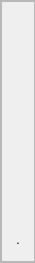
        <widget class="QFrame" name="center_left_frame">
         <property name="minimumSize">
          <size>
           <width>35</width>
           <height>0</height>
          </size>
         </property>
         <property name="maximumSize">
          <size>
           <width>20</width>
           <height>16777215</height>
          </size>
         </property>
         <property name="frameShape">
          <enum>QFrame::StyledPanel</enum>
         </property>
         <property name="frameShadow">
          <enum>QFrame::Raised</enum>
         </property>
         <layout class="QHBoxLayout" name="horizontalLayout_8">
          <property name="spacing">
           <number>0</number>
          </property>
          <property name="leftMargin">
           <number>0</number>
          </property>
          <property name="topMargin">
           <number>0</number>
          </property>
          <property name="rightMargin">
           <number>0</number>
          </property>
          <property name="bottomMargin">
           <number>0</number>
          </property>
          <item alignment="Qt::AlignLeft|Qt::AlignTop">
           <widget class="QFrame" name="menu_frame">
            <property name="minimumSize">
             <size>
              <width>100</width>
              <height>0</height>
             </size>
            </property>
            <property name="font">
             <font>
              <family>SansSerif</family>
              <pointsize>12</pointsize>
              <weight>75</weight>
              <bold>true</bold>
             </font>
            </property>
            <property name="styleSheet">
             <string notr="true">QPushButton{
border:none;
}</string>
            </property>
            <property name="frameShape">
             <enum>QFrame::StyledPanel</enum>
            </property>
            <property name="frameShadow">
             <enum>QFrame::Raised</enum>
            </property>
            <layout class="QGridLayout" name="gridLayout">
             <property name="leftMargin">
              <number>0</number>
             </property>
             <property name="topMargin">
              <number>5</number>
             </property>
             <property name="rightMargin">
              <number>0</number>
             </property>
             <property name="bottomMargin">
              <number>5</number>
             </property>
             <property name="horizontalSpacing">
              <number>5</number>
             </property>
             <property name="verticalSpacing">
              <number>15</number>
             </property>
             <item row="4" column="0">
              <widget class="QPushButton" name="setting_btn">
               <property name="minimumSize">
                <size>
                 <width>32</width>
                 <height>32</height>
                </size>
               </property>
               <property name="maximumSize">
                <size>
                 <width>32</width>
                 <height>32</height>
                </size>
               </property>
               <property name="text">
                <string/>
               </property>
               <property name="icon">
                <iconset resource="asserts/icon/icon.qrc">
                 <normaloff>:/icon/setting.svg</normaloff>:/icon/setting.svg</iconset>
               </property>
               <property name="iconSize">
                <size>
                 <width>32</width>
                 <height>32</height>
                </size>
               </property>
              </widget>
             </item>
             <item row="0" column="1">
              <widget class="QLabel" name="label">
               <property name="font">
                <font>
                 <family>SansSerif</family>
                 <pointsize>12</pointsize>
                 <weight>75</weight>
                 <bold>true</bold>
                </font>
               </property>
               <property name="text">
                <string>Audio</string>
               </property>
              </widget>
             </item>
             <item row="4" column="1">
              <widget class="QLabel" name="label_4">
               <property name="text">
                <string>TextLabel</string>
               </property>
              </widget>
             </item>
             <item row="5" column="1">
              <widget class="QLabel" name="label_5">
               <property name="text">
                <string>TextLabel</string>
               </property>
              </widget>
             </item>
             <item row="0" column="0">
              <widget class="QPushButton" name="audio_btn">
               <property name="enabled">
                <bool>true</bool>
               </property>
               <property name="sizePolicy">
                <sizepolicy hsizetype="Minimum" vsizetype="Fixed">
                 <horstretch>0</horstretch>
                 <verstretch>0</verstretch>
                </sizepolicy>
               </property>
               <property name="minimumSize">
                <size>
                 <width>32</width>
                 <height>32</height>
                </size>
               </property>
               <property name="maximumSize">
                <size>
                 <width>32</width>
                 <height>32</height>
                </size>
               </property>
               <property name="text">
                <string/>
               </property>
               <property name="icon">
                <iconset resource="asserts/icon/icon.qrc">
                 <normaloff>:/icon/audio.svg</normaloff>:/icon/audio.svg</iconset>
               </property>
               <property name="iconSize">
                <size>
                 <width>32</width>
                 <height>32</height>
                </size>
               </property>
              </widget>
             </item>
             <item row="1" column="1">
              <widget class="QLabel" name="label_2">
               <property name="font">
                <font>
                 <family>SansSerif</family>
                 <pointsize>12</pointsize>
                 <weight>75</weight>
                 <bold>true</bold>
                </font>
               </property>
               <property name="text">
                <string>Video</string>
               </property>
              </widget>
             </item>
             <item row="1" column="0">
              <widget class="QPushButton" name="video_btn">
               <property name="minimumSize">
                <size>
                 <width>32</width>
                 <height>32</height>
                </size>
               </property>
               <property name="maximumSize">
                <size>
                 <width>32</width>
                 <height>32</height>
                </size>
               </property>
               <property name="text">
                <string/>
               </property>
               <property name="icon">
                <iconset resource="asserts/icon/icon.qrc">
                 <normaloff>:/icon/video.svg</normaloff>:/icon/video.svg</iconset>
               </property>
               <property name="iconSize">
                <size>
                 <width>32</width>
                 <height>32</height>
                </size>
               </property>
              </widget>
             </item>
             <item row="3" column="0">
              <widget class="QPushButton" name="chat_btn">
               <property name="minimumSize">
                <size>
                 <width>32</width>
                 <height>32</height>
                </size>
               </property>
               <property name="maximumSize">
                <size>
                 <width>32</width>
                 <height>32</height>
                </size>
               </property>
               <property name="text">
                <string/>
               </property>
               <property name="icon">
                <iconset resource="asserts/icon/icon.qrc">
                 <normaloff>:/icon/chat.svg</normaloff>:/icon/chat.svg</iconset>
               </property>
               <property name="iconSize">
                <size>
                 <width>32</width>
                 <height>32</height>
                </size>
               </property>
              </widget>
             </item>
             <item row="5" column="0">
              <widget class="QPushButton" name="pushButton_5">
               <property name="minimumSize">
                <size>
                 <width>32</width>
                 <height>32</height>
                </size>
               </property>
               <property name="maximumSize">
                <size>
                 <width>32</width>
                 <height>32</height>
                </size>
               </property>
               <property name="text">
                <string>.</string>
               </property>
              </widget>
             </item>
             <item row="3" column="1">
              <widget class="QLabel" name="label_3">
               <property name="font">
                <font>
                 <family>SansSerif</family>
                 <pointsize>12</pointsize>
                 <weight>75</weight>
                 <bold>true</bold>
                </font>
               </property>
               <property name="text">
                <string>Chat</string>
               </property>
              </widget>
             </item>
             <item row="2" column="0">
              <widget class="QPushButton" name="t_chat_btn">
               <property name="text">
                <string/>
               </property>
               <property name="icon">
                <iconset resource="asserts/icon/icon.qrc">
                 <normaloff>:/icon/txt_chat.svg</normaloff>:/icon/txt_chat.svg</iconset>
               </property>
               <property name="iconSize">
                <size>
                 <width>32</width>
                 <height>32</height>
                </size>
               </property>
              </widget>
             </item>
            </layout>
           </widget>
          </item>
         </layout>
        </widget>
